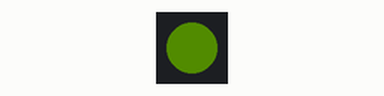
Simulated run of this program. Board: ESP32. On the bench: 1 RGB LEDs in strip order, left to right. Dim RGB values are drawn brighter than linear.

Above: at 0.37 s.
At 1.2 s:
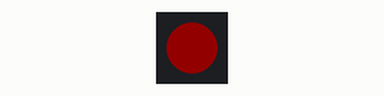
At 2.7 s:
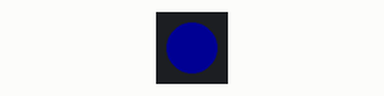
At 4.2 s:
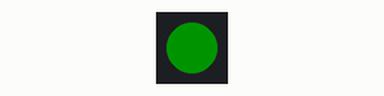
Timing chart, 0 to 5.2 s (numbered marks = the images above):
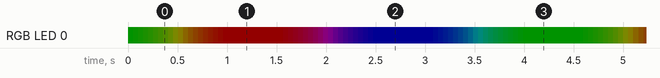

The program:

main.cpp
```cpp
#include <Arduino.h>
#include <Adafruit_NeoPixel.h>
#include <SPI.h>


#define WS_PIN  13	//定义选择引脚
#define WS_NUM  1	//定义led个数，决定数组长度
Adafruit_NeoPixel pixels(WS_NUM, WS_PIN, NEO_GRB + NEO_KHZ800);//第一个参数led个数，第二个引脚号，第三个rgb模式，第四个800khz-ws2812


void setup()
{
	Serial.begin(115200);       //Debug串口
	pixels.begin();//初始化灯带
	pixels.setBrightness(50);

}

void loop()
{
	static int station = 0;
	static int light = 100;
	static int sign = 1;


	if(0<=station && station<100)   //[0,100,0]->[100,0,0]   绿色到红色
	{
		if(light == 0)
			sign = -1;
		if(light == 100)
			sign = 1;

		light -= sign;
		pixels.setPixelColor(0,pixels.Color(100-light, light, 0));//注意是从0开始，第一个led对应0
	}
	else if(150<=station && station<250)  //[100,0,0]->[0,0,100]   红色到蓝色
	{
		if(light == 0)
			sign = -1;
		if(light == 100)
			sign = 1;

		light -= sign;
		pixels.setPixelColor(0,pixels.Color(100-light, 0, light));
	}
	else if(300<=station && station<400)  //[0,0,100]->[0,100,0]   蓝色到绿色
	{
		if(light == 0)
			sign = -1;
		if(light == 100)
			sign = 1;

		light -= sign;
		pixels.setPixelColor(0,pixels.Color(0, 100-light, light));
	}

	if(station >= 449)
	{
		station = 0;
		light = 100;
	}
	else
		station++;

	pixels.show();//刷新
	delay(10);
}
```

Measured:
- by itself, everything shown: repeats every 4.5 s, in 60 steps
